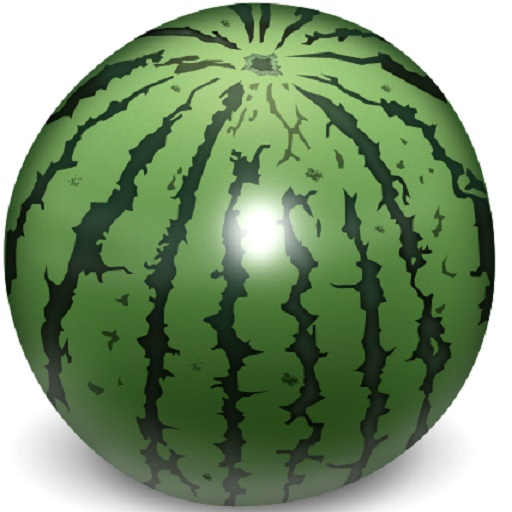
#> input picture images/watermelon.jpg, 512 x 512 px
$ python Task4ImageBlending.py
#> lines starting #> are read from the running program, lines starting #| are printed output that depends on the picture
import cv2
import numpy as np


def blend(image1, image2, height, k):
#> called with image1 = 'images/watermelon.jpg', image2 = 'images/ball.jpg', height = 1, k = 1
    a = cv2.imread(image1)
#> a is the input picture: shape (512, 512, 3); mean B, G, R 112.8, 147.6, 123.8
    b = cv2.imread(image2)
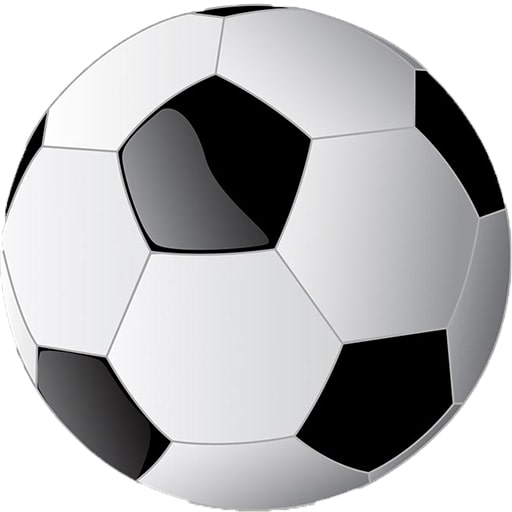
#> input picture images/ball.jpg, 512 x 512 px
#> b is the input picture: shape (512, 512, 3); mean B, G, R 183.6, 182.3, 182.1

    # generate gaussian pyramid for a
    g = a.copy()
    gpa = [g]
    for i in range(height):
        g = cv2.pyrDown(g)
        gpa.append(g)
#> after the loop, gpa = 2 items

    # generate gaussian pyramid for b
    g = b.copy()
    gpb = [g]
    for i in range(height):
        g = cv2.pyrDown(g)
        gpb.append(g)
#> after the loop, gpb = 2 items

    # generate Laplacian Pyramid for a
    lpa = [gpa[height - 1]]
    for i in range(height - 1, 0, -1):
        ge = cv2.pyrUp(gpa[i])
        L = cv2.subtract(gpa[i - 1], ge)
        lpa.append(L)
#> after the loop, lpa = 1 item

    # generate Laplacian Pyramid for b
    lpb = [gpb[height - 1]]
    for i in range(height - 1, 0, -1):
        ge = cv2.pyrUp(gpb[i])
        L = cv2.subtract(gpb[i-1], ge)
        lpb.append(L)
#> after the loop, lpb = 1 item

    # Now add left and right halves of images in each level
    lS = []
    for la, lb in zip(lpa, lpb):
        rows, cols, dpt = la.shape
        ls = np.hstack((la[:, 0:int(cols / 2)], lb[:, int(cols / 2):]))
        lS.append(ls)
#> this loop made 1 pass
#> (rows, cols, dpt) on pass 1: (512, 512, 3)
#> after the loop, lS = 1 item

    # now reconstruct
    ls_ = lS[0]
    for i in range(1, height):
        ls_ = cv2.pyrUp(ls_)
        ls_ = cv2.add(ls_, lS[i])

    # image with direct connecting each half
    real = np.hstack((a[:, :int(cols / 2)], b[:, int(cols / 2):]))

    cv2.imwrite('images/Pyramid_blending' + str(k) + '.jpg', ls_)
    cv2.imwrite('images/Direct_blending' + str(k) + '.jpg', real)


#blend('images/apple.jpg', 'images/orange.jpg', 6, '_Example')
#blend('images/apple.jpg', 'images/orange.jpg', 8, '_Example8')
blend('images/watermelon.jpg', 'images/ball.jpg', 1, 1)
blend('images/watermelon.jpg', 'images/ball.jpg', 2, 2)
#> the loop in blend (call 2), `for la, lb in zip(lpa, lpb):` made 2 passes
#> (rows, cols, dpt) on passes 1 to 2: (256, 256, 3), (512, 512, 3)
blend('images/watermelon.jpg', 'images/ball.jpg', 3, 3)
blend('images/watermelon.jpg', 'images/ball.jpg', 4, 4)
#> call 4 of blend, with image1 = 'images/watermelon.jpg', image2 = 'images/ball.jpg', height = 4, k = 4
#> after the loop in blend (call 4), `for i in range(height):`:
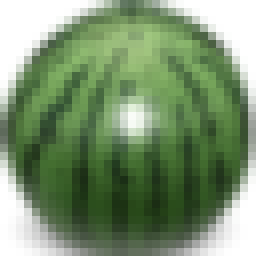
#> g: shape (32, 32, 3) (shown 8 times larger); mean B, G, R 112.5, 147.5, 123.6
#> after the loop in blend (call 4), `for i in range(height):`: gpa = 5 items
#> after the loop in blend (call 4), `for i in range(height):`:
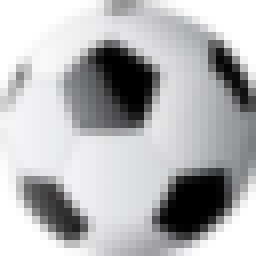
#> g: shape (32, 32, 3) (shown 8 times larger); mean B, G, R 183.8, 182.5, 182.3
#> after the loop in blend (call 4), `for i in range(height - 1, 0, -1):`: lpa = 4 items
#> the loop in blend (call 4), `for la, lb in zip(lpa, lpb):` made 4 passes
#> (rows, cols) on passes 1 to 4: (64, 64), (128, 128), (256, 256), (512, 512)
#> pass 1, in blend (call 4), `ls = np.hstack((la[:, 0:int(cols / 2)], lb[:, int(cols / 2):]))`:
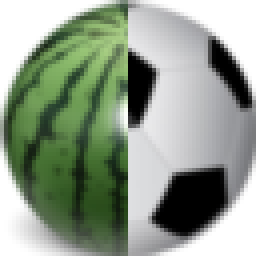
#> ls: shape (64, 64, 3) (shown 4 times larger); mean B, G, R 139.7, 156.2, 144.2
#> after the loop in blend (call 4), `for i in range(1, height):`:
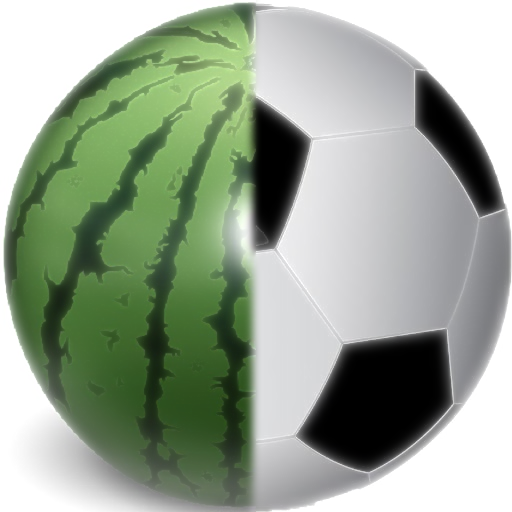
#> ls_: shape (512, 512, 3); mean B, G, R 146.1, 163.8, 151.3
blend('images/watermelon.jpg', 'images/ball.jpg', 5, 5)
#> after the loop in blend (call 5), `for i in range(height):`: gpa = 6 items
#> after the loop in blend (call 5), `for i in range(height - 1, 0, -1):`: lpa = 5 items
#> the loop in blend (call 5), `for i in range(height - 1, 0, -1):` made 4 passes
#> pass 1, in blend (call 5), `L = cv2.subtract(gpb[i-1], ge)`:
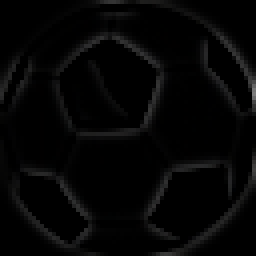
#> L: shape (64, 64, 3) (shown 4 times larger); mean of channels 0, 1, 2 5.2, 5.2, 5.2; drawn as B, G, R
#> the loop in blend (call 5), `for la, lb in zip(lpa, lpb):` made 5 passes
#> the loop in blend (call 5), `for i in range(1, height):` made 4 passes
#> pass 1, in blend (call 5), `ls_ = cv2.add(ls_, lS[i])`:
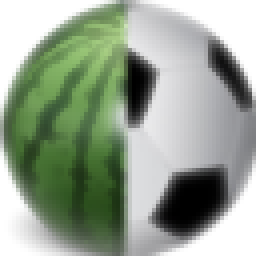
#> ls_: shape (64, 64, 3) (shown 4 times larger); mean of channels 0, 1, 2 145.2, 162.3, 150.1; drawn as B, G, R
blend('images/watermelon.jpg', 'images/ball.jpg', 6, 6)
blend('images/watermelon.jpg', 'images/ball.jpg', 7, 7)
blend('images/watermelon.jpg', 'images/ball.jpg', 8, 8)
# [5 lines of commented-out code are left out]
